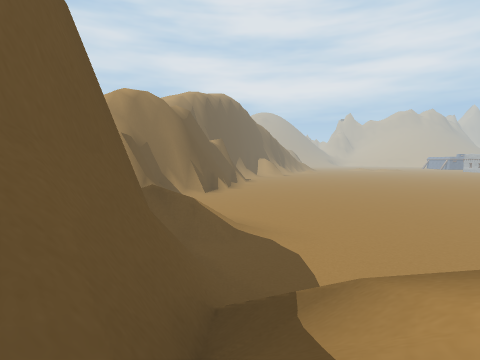
View 1 (above)

16 first-person views from a walk through a Unity game level. The camera is 1.3 m above the floor, tilts 4° down and sees 80° across. The floor is counted in squares, 2 m on a side. Each view is taken from the middle of a square. On the plan, view 1 faces up. The plan holds only what a view shows up to about 9 squares ahead; the rest is blank. The place goes on beyond the plan. Some animated figures are left out. Some surface patterns are stand-ins.

View 2
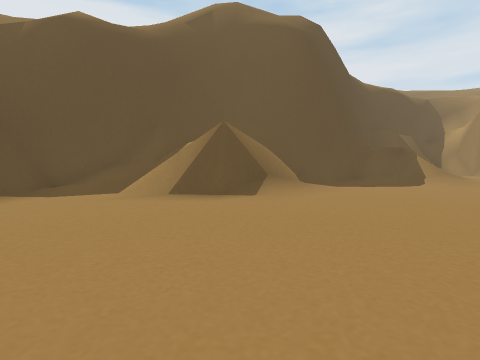

View 3
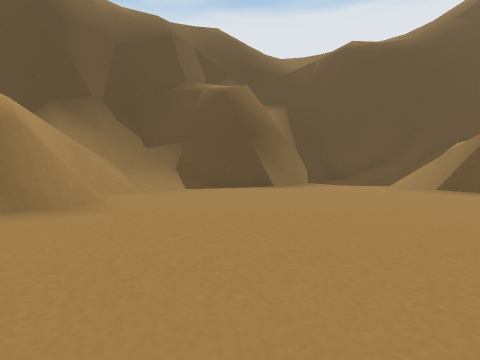

View 4
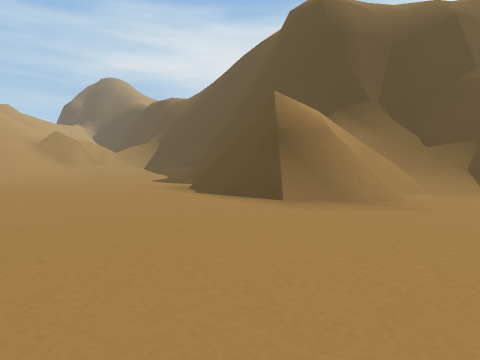

View 5
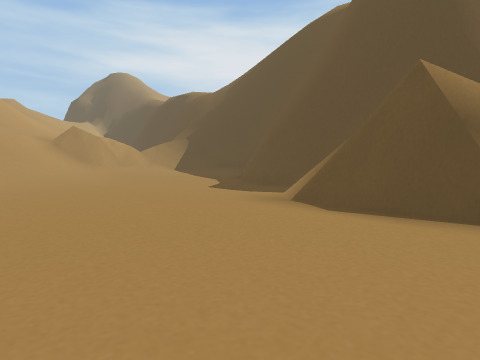

View 6
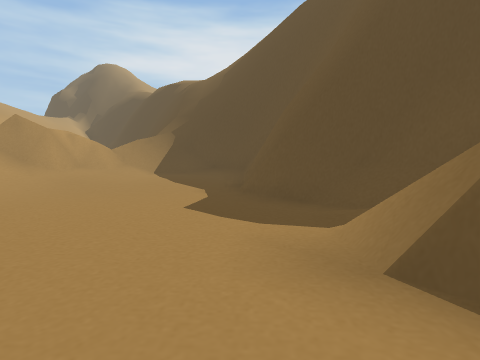

View 7
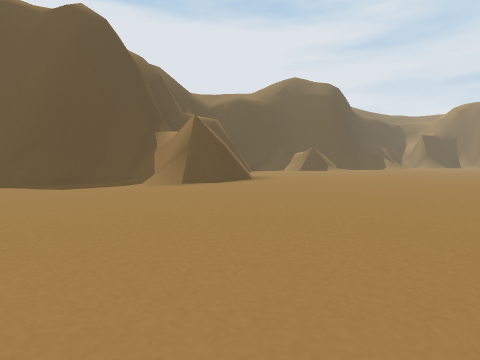

View 8
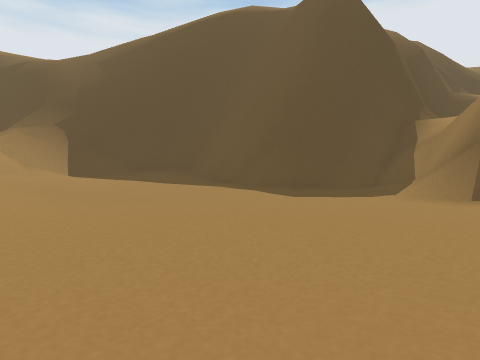

View 9
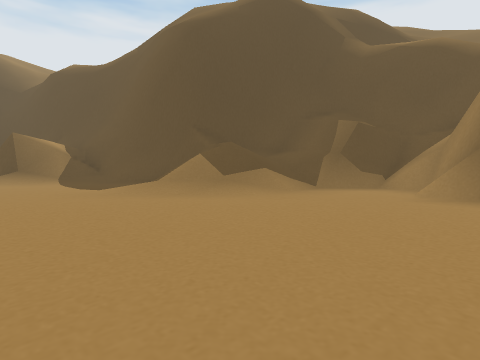

View 10
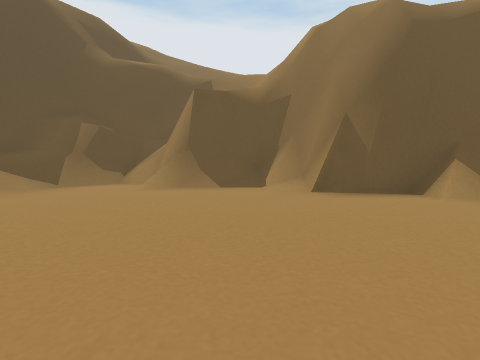

View 11
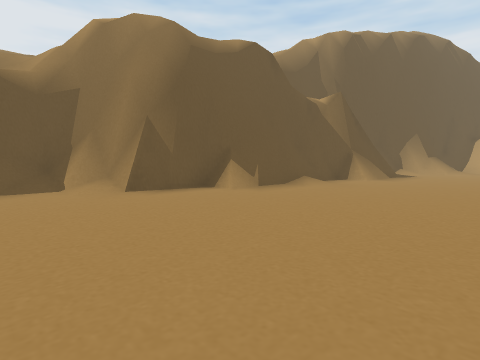

View 12
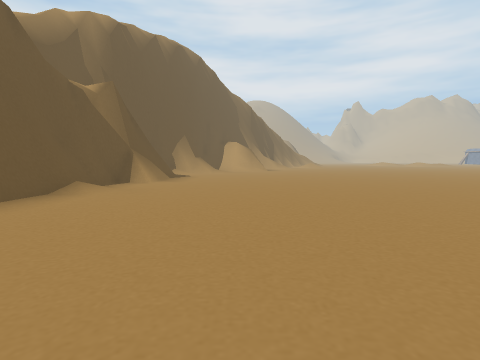

View 13
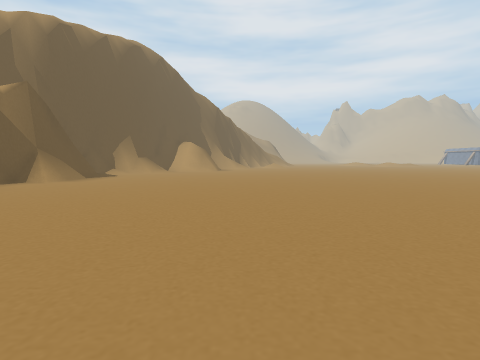

View 14
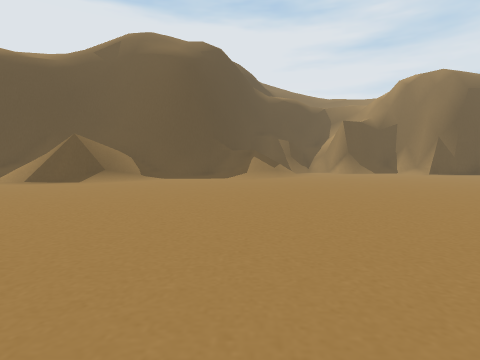

View 15
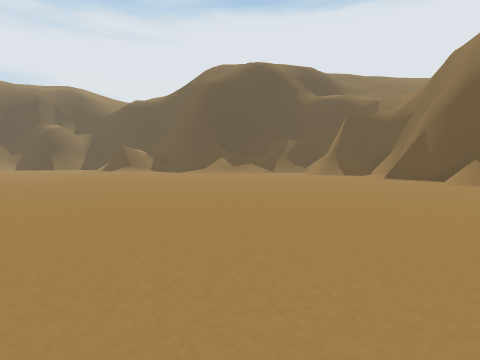

View 16
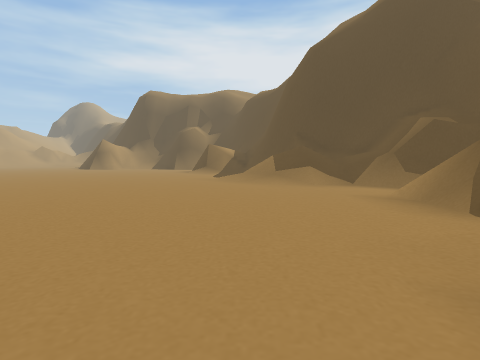

### Floor plan
Key: @ floor where view 1 was taken; # wall or solid block; . main floor; : floor 0.25 m higher than the main floor; / step, stairs or slope; = window, fence, low wall or low ledge; v drop or lower ground.
Columns run from 6 left of view 1 to 20 right of it. Each row starts with its distance up from view 1.
 22      ##.............
 21      #..............
 20      #.............
 19      #/...........
 18      #...........
 17     ##...........
 16     #...........
 15   ###...........
 14   ##/...........
 13   #/............
 12   #/...........
 11  ##/...........
 10 ##/............
  9 ##=/...........
  8 #/////..........
  7 ##/////..........
  6  ##////...........
  5   ###/...........
  4     ##..........
  3      #//.......  ..
  2      #/==.....   ...
  1      #//#............
  0      #@/#..............
 -1      ##//...............
 -2       #//................
 -3       ##/.................
 -4        #####...##/.........
 -5           ##=/=###/.......
 -6            #////##/......
 -7            ####////......
 -8               ###/......//
 -9                 ###.....///
-10                   ##...////
-11                   ##::////
-12                    #:://#vv
-13                    #/://#//
-14                    ##///
-15                     ##//

Where each view was taken, in squares from view 1:
view 1: 0 up, 0 right, facing up
view 2: 1 up, 8 right, facing left
view 3: 1 up, 10 right, facing down-left
view 4: 1 up, 11 right, facing down
view 5: 1 down, 13 right, facing down
view 6: 4 down, 13 right, facing down
view 7: 4 down, 20 right, facing left
view 8: 5 down, 18 right, facing down-left
view 9: 12 up, 3 right, facing down-left
view 10: 13 up, 4 right, facing left
view 11: 12 up, 4 right, facing up-left
view 12: 13 up, 3 right, facing up
view 13: 13 up, 6 right, facing up
view 14: 6 up, 11 right, facing left
view 15: 18 up, 9 right, facing down-left
view 16: 16 up, 0 right, facing down
